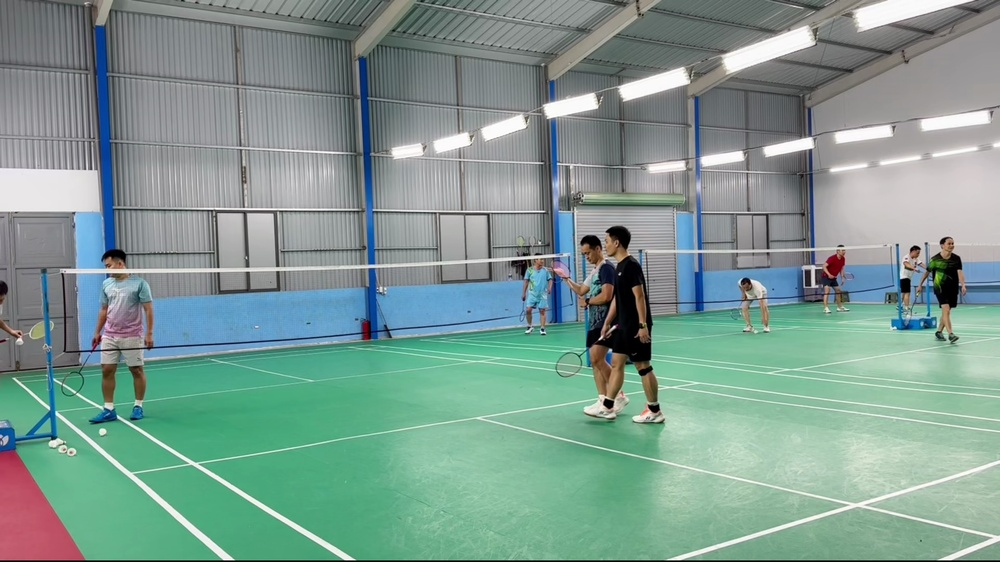
#> input picture assets/test_candidates/frame_0.jpg, 1000 x 562 px, shrunk from 1920 x 1080 before the run; its folder holds only this picture in this run
$ python -i quality_filter.py   (imports and definitions only)   (older library calls are emulated)
#> lines starting #> are read from the running program, lines starting #| are printed output that depends on the picture
from pathlib import Path
from dataclasses import dataclass
from typing import Any

import cv2
import imagehash
import numpy as np
from PIL import Image


@dataclass(frozen=True)
class QualityThresholds:
    min_brightness: float = 140.0
    max_brightness: float = 210.0
    min_contrast: float = 40.0
    min_sharpness: float = 120.0
    min_edge_density: float = 0.08
    dup_distance: int = 8


@dataclass(frozen=True)
class ImageMetrics:
    path: str
    filename: str
    brightness: float
    contrast: float
    sharpness: float
    edge_density: float
    phash: imagehash.ImageHash

    # [10 lines left out: function to_dict, not called in this run]


DEFAULT_THRESHOLDS = QualityThresholds()


def calculate_image_metrics(image_path: Path) -> ImageMetrics | None:
#> called with image_path = '../assets/test_candidates/frame_0.jpg'
    image_array = cv2.imread(str(image_path))
#> image_array is the input picture: shape (562, 1000, 3); mean B, G, R 145.7, 154.2, 127.3
    if image_array is None:
        return None

    grayscale = cv2.cvtColor(image_array, cv2.COLOR_BGR2GRAY)
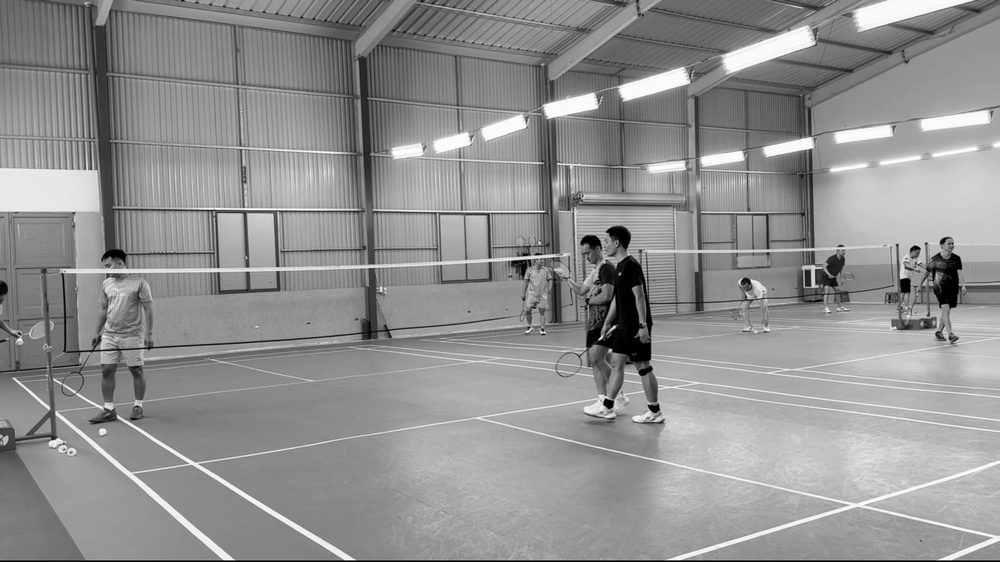
#> grayscale: shape (562, 1000); min 0, max 255, mean 145.2

    brightness = float(np.mean(grayscale))  # type: ignore
#> brightness = 145.2
    contrast = float(np.std(grayscale))  # type: ignore
#> contrast = 40.76
    sharpness = float(cv2.Laplacian(grayscale, cv2.CV_64F).var())
#> sharpness = 905.6

    edges = cv2.Canny(grayscale, threshold1=50, threshold2=150)
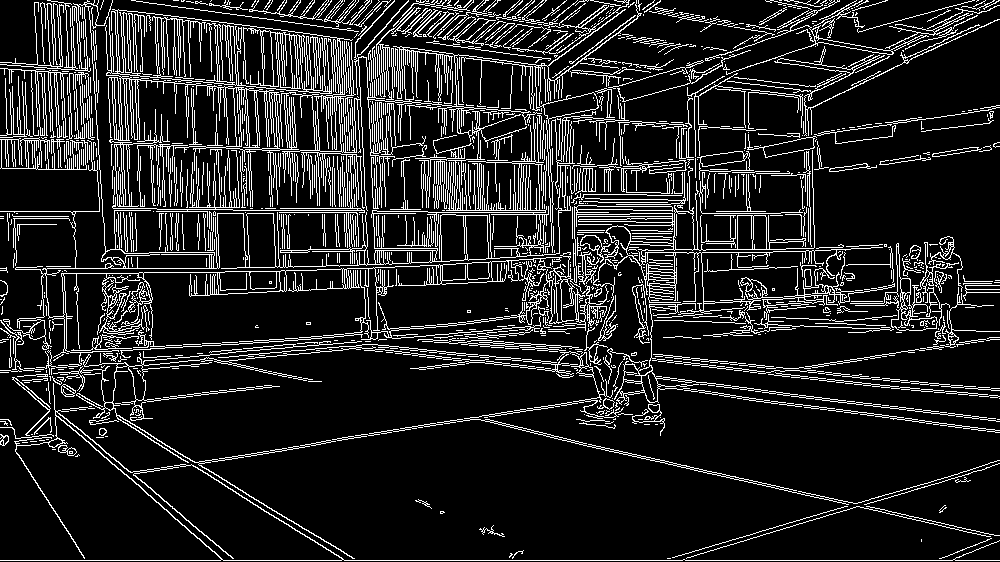
#> edges: shape (562, 1000); 13.9% white in thin lines or dots
    edge_pixels = int(np.count_nonzero(edges))
#> edge_pixels = 78033
    total_pixels = int(edges.size)
#> total_pixels = 562000
    edge_density = float(edge_pixels / total_pixels)
#> edge_density = 0.139

#> (the run stopped early here; a loop or call above may not have finished)

$ run again, on assets/test_candidates/frame_10082.jpg
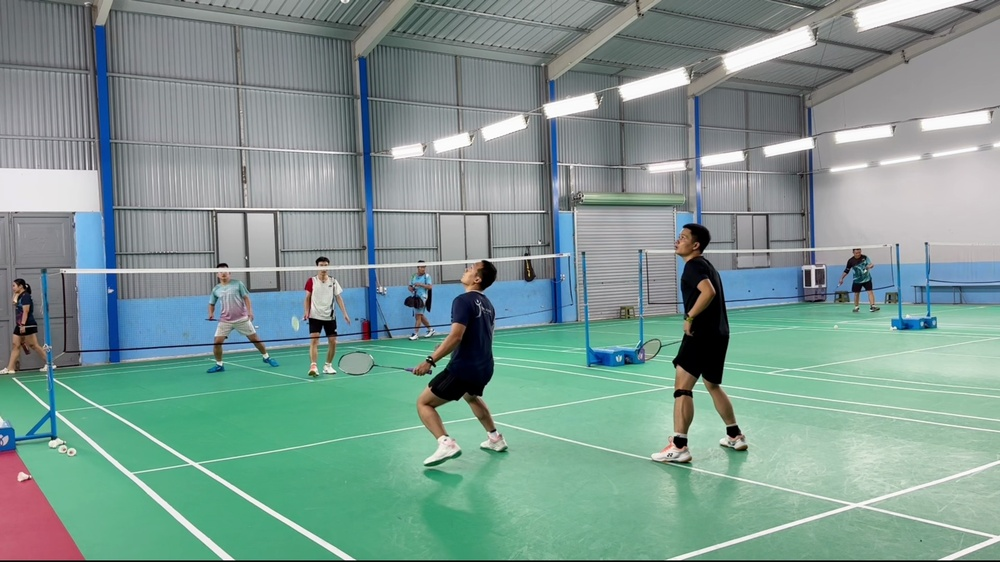
#> input picture assets/test_candidates/frame_10082.jpg, 1000 x 562 px, shrunk from 1920 x 1080 before the run
#> in calculate_image_metrics, image_array is the input picture: shape (562, 1000, 3); mean B, G, R 145.6, 152.7, 126
#> in calculate_image_metrics, `grayscale = cv2.cvtColor(image_array, cv2.COLOR_BGR2GRAY)`:
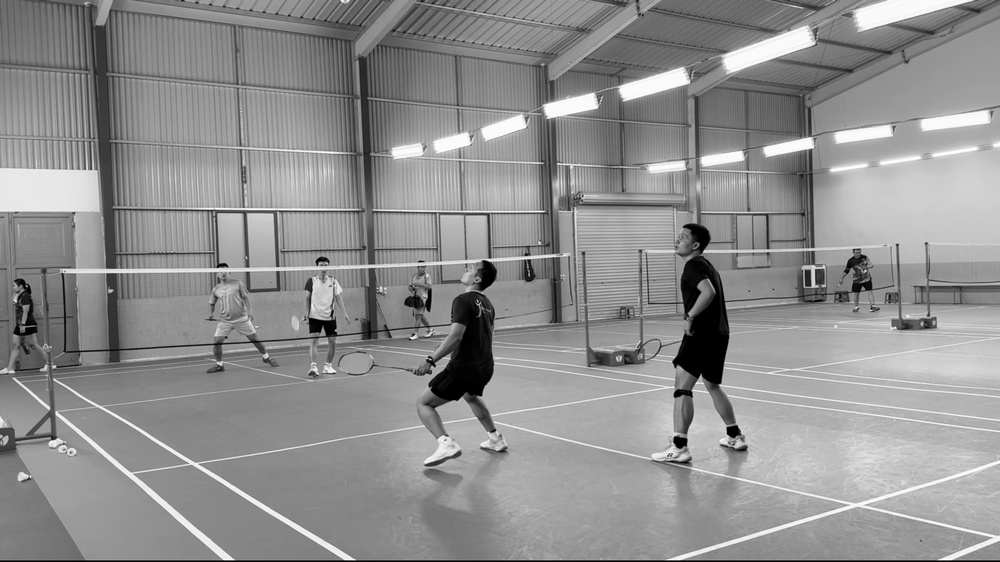
#> grayscale: shape (562, 1000); min 0, max 255, mean 143.9
#> brightness = 143.9
#> contrast = 42.44
#> sharpness = 941.6
#> in calculate_image_metrics, `edges = cv2.Canny(grayscale, threshold1=50, threshold2=150)`:
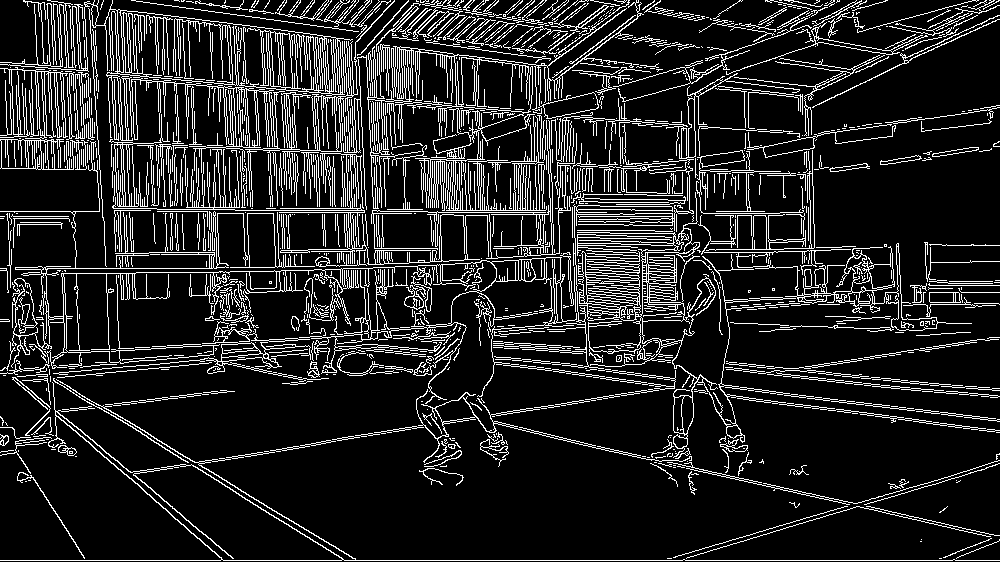
#> edges: shape (562, 1000); 14.2% white in thin lines or dots
#> edge_pixels = 79644
#> edge_density = 0.142

$ run again, on assets/test_candidates/frame_10442.jpg
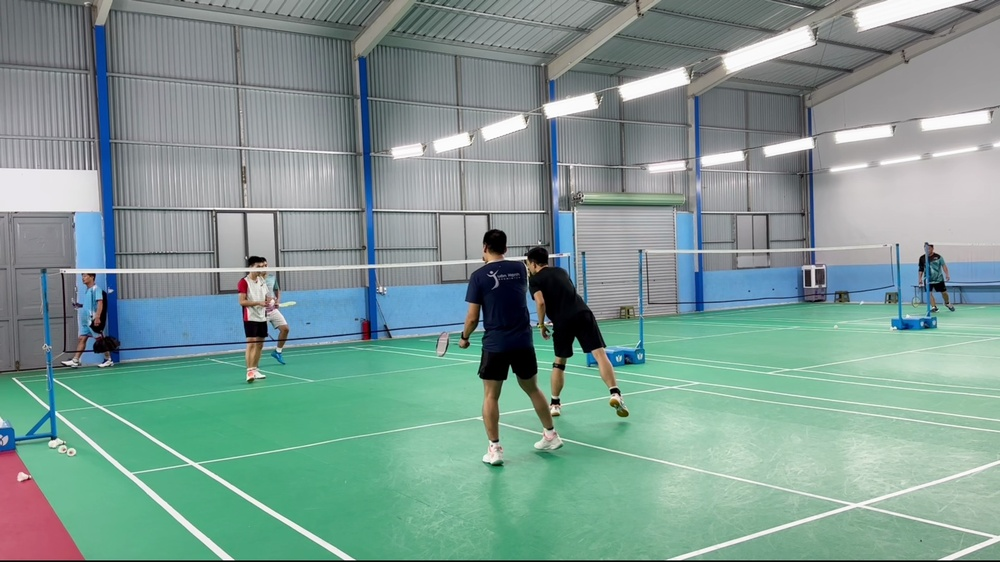
#> input picture assets/test_candidates/frame_10442.jpg, 1000 x 562 px, shrunk from 1920 x 1080 before the run
#> in calculate_image_metrics, image_array is the input picture: shape (562, 1000, 3); mean B, G, R 147.1, 154.2, 126.7
#> in calculate_image_metrics, `grayscale = cv2.cvtColor(image_array, cv2.COLOR_BGR2GRAY)`:
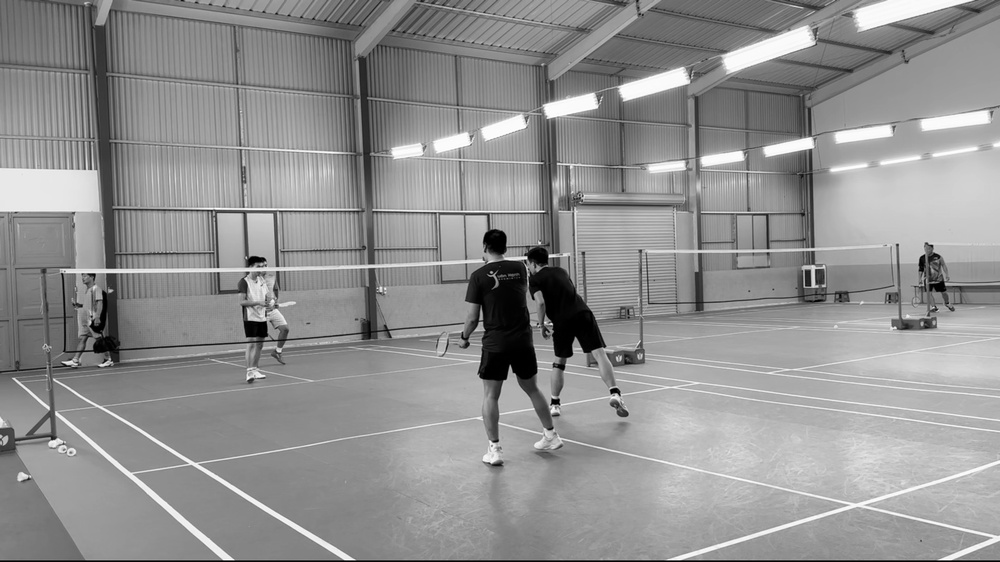
#> grayscale: shape (562, 1000); min 0, max 255, mean 145.2
#> brightness = 145.2
#> contrast = 42.7
#> sharpness = 909.8
#> in calculate_image_metrics, `edges = cv2.Canny(grayscale, threshold1=50, threshold2=150)`:
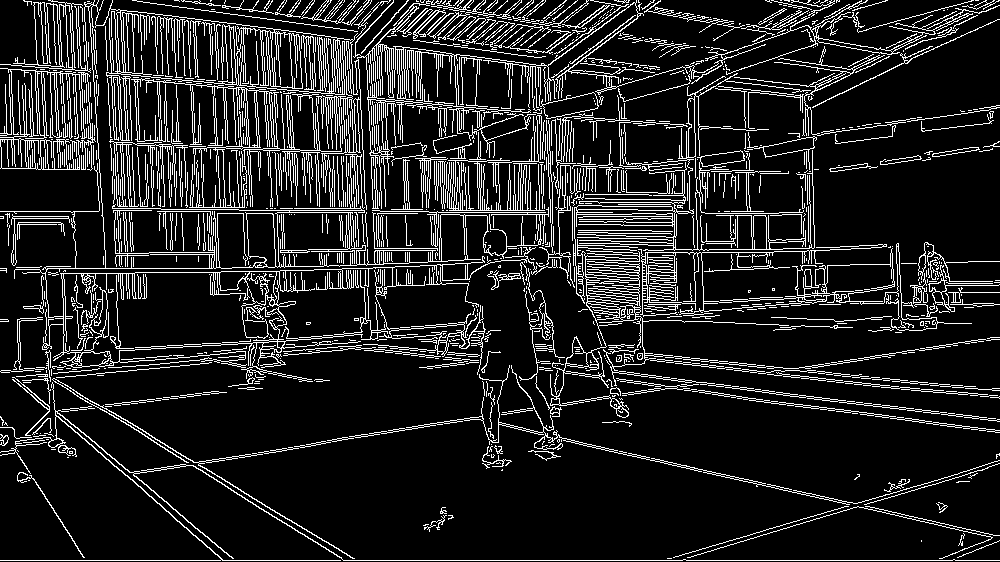
#> edges: shape (562, 1000); 13.5% white in thin lines or dots
#> edge_pixels = 75707
#> edge_density = 0.135

$ run again, on assets/test_candidates/frame_1080.jpg
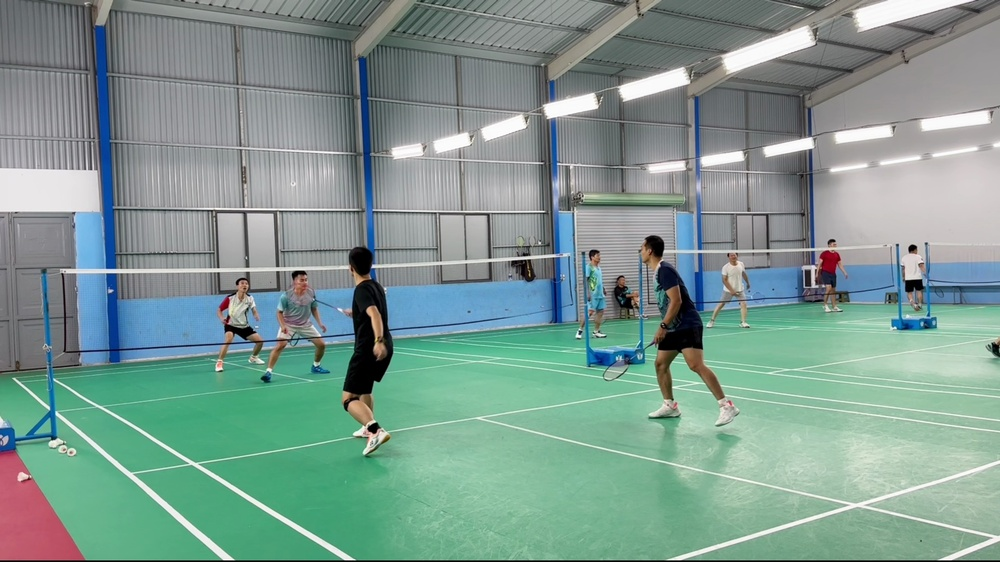
#> input picture assets/test_candidates/frame_1080.jpg, 1000 x 562 px, shrunk from 1920 x 1080 before the run
#> in calculate_image_metrics, image_array is the input picture: shape (562, 1000, 3); mean B, G, R 145.5, 153.7, 127.2
#> in calculate_image_metrics, `grayscale = cv2.cvtColor(image_array, cv2.COLOR_BGR2GRAY)`:
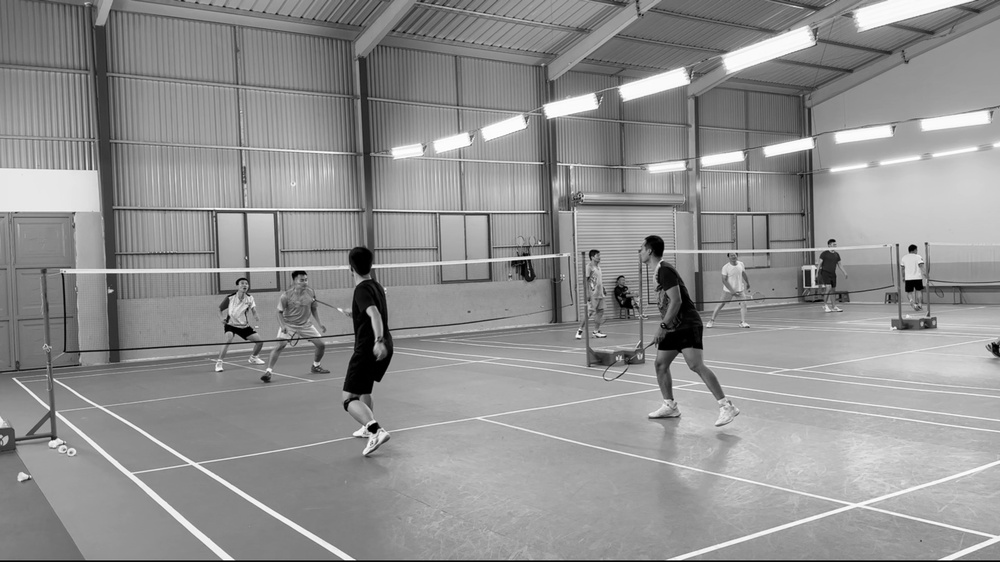
#> grayscale: shape (562, 1000); min 0, max 255, mean 144.8
#> brightness = 144.8
#> contrast = 41.1
#> sharpness = 938.9
#> in calculate_image_metrics, `edges = cv2.Canny(grayscale, threshold1=50, threshold2=150)`:
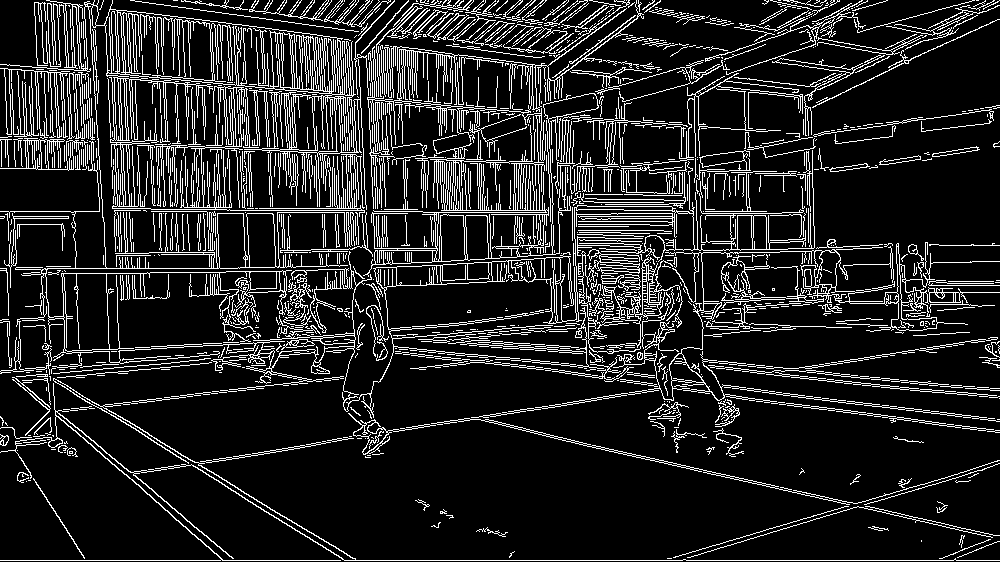
#> edges: shape (562, 1000); 14.2% white in thin lines or dots
#> edge_pixels = 79546
#> edge_density = 0.142
